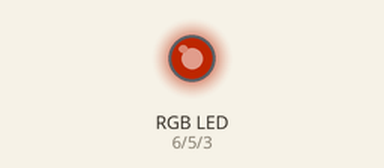
The sketch below on a simulated Arduino Uno, built with avr-gcc and run on an emulated ATmega328P. On the bench: an RGB LED mixed from three pins (HIGH = lit). Dim RGB values are drawn brighter than linear.

Above: at 0.05 s.
At 6.95 s:
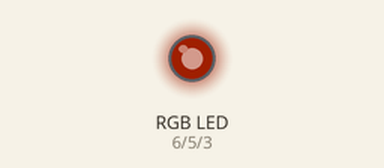
Timing chart, 0 to 13.0 s (numbered marks = the images above):
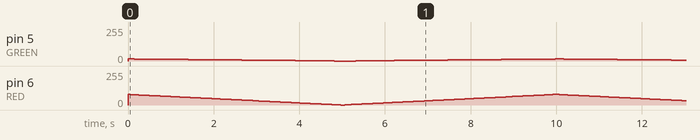

The sketch:

MyRGB.ino
```cpp
//www.elegoo.com
//2016.12.8

// Define Pins
#define BLUE 3
#define GREEN 5
#define RED 6

void setup()
{
pinMode(RED, OUTPUT);
pinMode(GREEN, OUTPUT);
pinMode(BLUE, OUTPUT);
/*
digitalWrite(RED, HIGH);
digitalWrite(GREEN, LOW);
digitalWrite(BLUE, LOW);
*/
analogWrite(RED, 80);
analogWrite(GREEN, 16);
analogWrite(BLUE, 00);
}

// define variables
int redValue = 80;
int greenValue = 16;
int blueValue = 0;

// main loop
void loop()
{

// Pulse
#define delayTime 50 // delay between step of pulse

float mag = 1.0;

for(int i = 0; i<100; i +=1)
{
  mag -= 0.01;

  analogWrite(RED, round(redValue * mag));
  analogWrite(GREEN, round(greenValue * mag));
  analogWrite(BLUE, round(blueValue * mag));
  delay(delayTime);
}

for(int i = 0; i<100; i +=1)
{
  mag += 0.01;

  analogWrite(RED, redValue * mag);
  analogWrite(GREEN, greenValue * mag);
  analogWrite(BLUE, blueValue * mag);
  delay(delayTime);
}


/*
#define delayTime 10 // fading time between colors

redValue = 255; // choose a value between 1 and 255 to change the color.
greenValue = 0;
blueValue = 0;

// this is unnecessary as we've either turned on RED in SETUP
// or in the previous loop ... regardless, this turns RED off
// analogWrite(RED, 0);
// delay(1000);

for(int i = 0; i < 255; i += 1) // fades out red bring green full when i=255
{
redValue -= 1;
greenValue += 1;
// The following was reversed, counting in the wrong directions
// analogWrite(RED, 255 - redValue);
// analogWrite(GREEN, 255 - greenValue);
analogWrite(RED, redValue);
analogWrite(GREEN, greenValue);
delay(delayTime);
}

redValue = 0;
greenValue = 255;
blueValue = 0;

for(int i = 0; i < 255; i += 1) // fades out green bring blue full when i=255
{
greenValue -= 1;
blueValue += 1;
// The following was reversed, counting in the wrong directions
// analogWrite(GREEN, 255 - greenValue);
// analogWrite(BLUE, 255 - blueValue);
analogWrite(GREEN, greenValue);
analogWrite(BLUE, blueValue);
delay(delayTime);
}

redValue = 0;
greenValue = 0;
blueValue = 255;

for(int i = 0; i < 255; i += 1) // fades out blue bring red full when i=255
{
// The following code has been rearranged to match the other two similar sections
blueValue -= 1;
redValue += 1;
// The following was reversed, counting in the wrong directions
// analogWrite(BLUE, 255 - blueValue);
// analogWrite(RED, 255 - redValue);
analogWrite(BLUE, blueValue);
analogWrite(RED, redValue);
delay(delayTime);
}
*/
}
```
